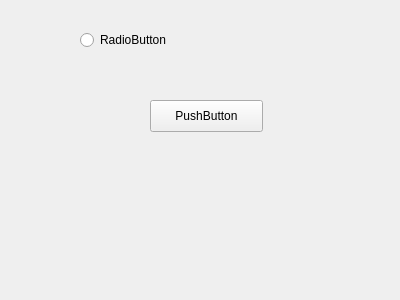
<?xml version="1.0" encoding="UTF-8"?>
<ui version="4.0">
 <class>Form</class>
 <widget class="QWidget" name="Form">
  <property name="geometry">
   <rect>
    <x>0</x>
    <y>0</y>
    <width>400</width>
    <height>300</height>
   </rect>
  </property>
  <property name="windowTitle">
   <string>Form</string>
  </property>
  <widget class="QPushButton" name="pushButton">
   <property name="geometry">
    <rect>
     <x>150</x>
     <y>100</y>
     <width>113</width>
     <height>32</height>
    </rect>
   </property>
   <property name="text">
    <string>PushButton</string>
   </property>
  </widget>
  <widget class="QRadioButton" name="radioButton">
   <property name="geometry">
    <rect>
     <x>80</x>
     <y>30</y>
     <width>100</width>
     <height>20</height>
    </rect>
   </property>
   <property name="text">
    <string>RadioButton</string>
   </property>
  </widget>
 </widget>
 <resources/>
 <connections/>
</ui>
